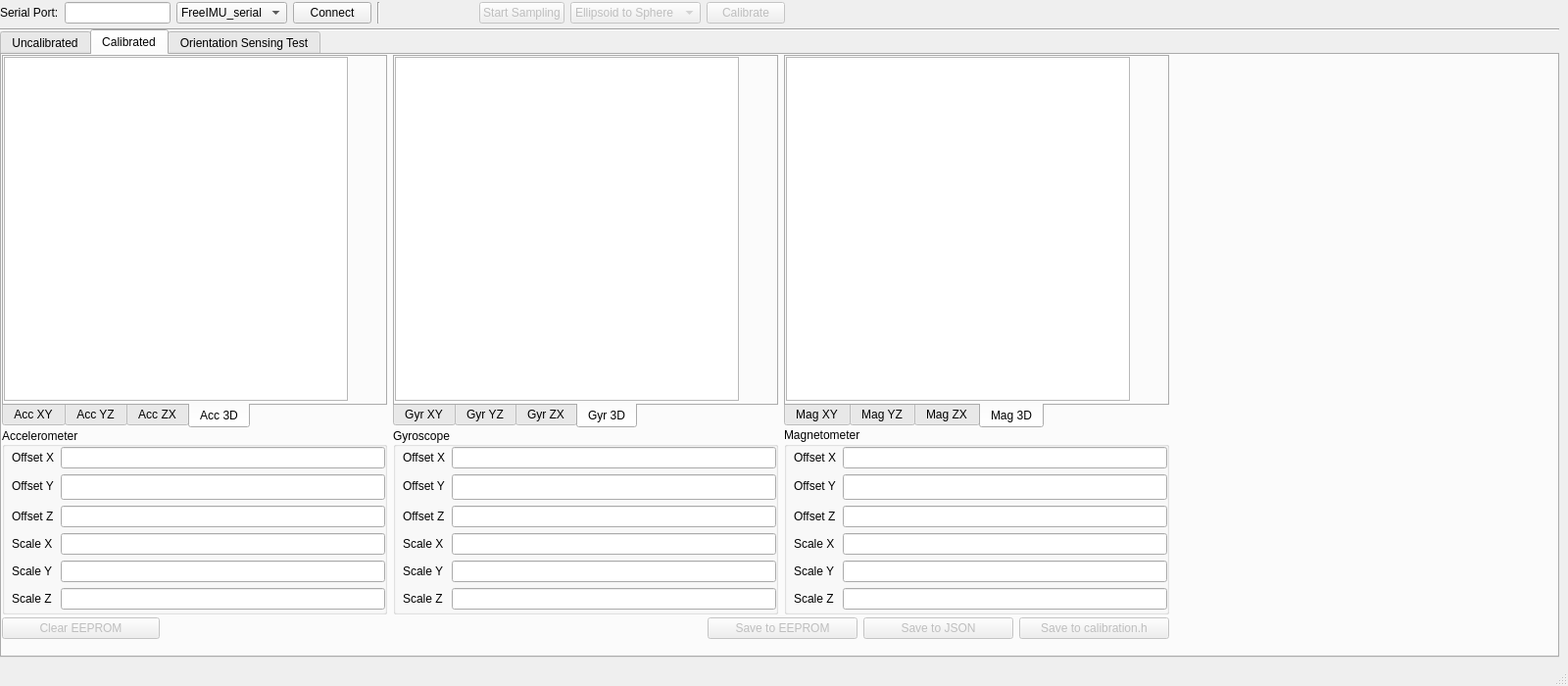
<?xml version="1.0" encoding="UTF-8"?>
<ui version="4.0">
 <class>FreeIMUCal</class>
 <widget class="QMainWindow" name="FreeIMUCal">
  <property name="geometry">
   <rect>
    <x>0</x>
    <y>0</y>
    <width>1600</width>
    <height>700</height>
   </rect>
  </property>
  <property name="sizePolicy">
   <sizepolicy hsizetype="Expanding" vsizetype="Expanding">
    <horstretch>0</horstretch>
    <verstretch>0</verstretch>
   </sizepolicy>
  </property>
  <property name="minimumSize">
   <size>
    <width>1200</width>
    <height>600</height>
   </size>
  </property>
  <property name="maximumSize">
   <size>
    <width>1600</width>
    <height>700</height>
   </size>
  </property>
  <property name="windowTitle">
   <string>FreeIMU Calibration Application</string>
  </property>
  <property name="documentMode">
   <bool>false</bool>
  </property>
  <widget class="QWidget" name="centralwidget">
   <property name="sizePolicy">
    <sizepolicy hsizetype="Maximum" vsizetype="Maximum">
     <horstretch>0</horstretch>
     <verstretch>0</verstretch>
    </sizepolicy>
   </property>
   <widget class="Line" name="line">
    <property name="geometry">
     <rect>
      <x>0</x>
      <y>20</y>
      <width>1591</width>
      <height>20</height>
     </rect>
    </property>
    <property name="orientation">
     <enum>Qt::Horizontal</enum>
    </property>
   </widget>
   <widget class="QWidget" name="gridLayoutWidget">
    <property name="geometry">
     <rect>
      <x>0</x>
      <y>0</y>
      <width>801</width>
      <height>26</height>
     </rect>
    </property>
    <layout class="QGridLayout" name="gridLayout" rowstretch="0">
     <property name="sizeConstraint">
      <enum>QLayout::SetDefaultConstraint</enum>
     </property>
     <item row="0" column="4">
      <widget class="Line" name="line_2">
       <property name="orientation">
        <enum>Qt::Vertical</enum>
       </property>
      </widget>
     </item>
     <item row="0" column="7">
      <widget class="QPushButton" name="samplingToggleButton">
       <property name="enabled">
        <bool>false</bool>
       </property>
       <property name="toolTip">
        <string>Toggle Start/Stop sampling of sensor data from the IMU</string>
       </property>
       <property name="text">
        <string>Start Sampling</string>
       </property>
       <property name="autoDefault">
        <bool>false</bool>
       </property>
       <property name="default">
        <bool>false</bool>
       </property>
       <property name="flat">
        <bool>false</bool>
       </property>
      </widget>
     </item>
     <item row="0" column="1">
      <widget class="QLineEdit" name="serialPortEdit"/>
     </item>
     <item row="0" column="9">
      <widget class="QPushButton" name="calibrateButton">
       <property name="enabled">
        <bool>false</bool>
       </property>
       <property name="toolTip">
        <string>Run calibration algorithm over the data collected</string>
       </property>
       <property name="text">
        <string>Calibrate</string>
       </property>
      </widget>
     </item>
     <item row="0" column="0">
      <widget class="QLabel" name="label">
       <property name="text">
        <string>Serial Port:</string>
       </property>
      </widget>
     </item>
     <item row="0" column="8">
      <widget class="QComboBox" name="calAlgorithmComboBox">
       <property name="enabled">
        <bool>false</bool>
       </property>
       <property name="toolTip">
        <string>&lt;html&gt;&lt;head/&gt;&lt;body&gt;&lt;p&gt;Calibration Algorithm used.&lt;/p&gt;&lt;/body&gt;&lt;/html&gt;</string>
       </property>
       <item>
        <property name="text">
         <string>Ellipsoid to Sphere</string>
        </property>
       </item>
      </widget>
     </item>
     <item row="0" column="3">
      <widget class="QPushButton" name="connectButton">
       <property name="toolTip">
        <string>Connect or Disconnect from the Arduino</string>
       </property>
       <property name="text">
        <string>Connect</string>
       </property>
      </widget>
     </item>
     <item row="0" column="6">
      <spacer name="horizontalSpacer">
       <property name="orientation">
        <enum>Qt::Horizontal</enum>
       </property>
       <property name="sizeHint" stdset="0">
        <size>
         <width>40</width>
         <height>20</height>
        </size>
       </property>
      </spacer>
     </item>
     <item row="0" column="2">
      <widget class="QComboBox" name="serialProtocol">
       <property name="enabled">
        <bool>true</bool>
       </property>
       <property name="toolTip">
        <string>Serial Protocol to Communicate with IMU</string>
       </property>
       <item>
        <property name="text">
         <string>FreeIMU_serial</string>
        </property>
       </item>
       <item>
        <property name="text">
         <string>FreeIMU_ZMQ</string>
        </property>
       </item>
      </widget>
     </item>
    </layout>
   </widget>
   <widget class="QTabWidget" name="tabWidget">
    <property name="geometry">
     <rect>
      <x>0</x>
      <y>30</y>
      <width>1591</width>
      <height>641</height>
     </rect>
    </property>
    <property name="sizePolicy">
     <sizepolicy hsizetype="Expanding" vsizetype="Expanding">
      <horstretch>1</horstretch>
      <verstretch>1</verstretch>
     </sizepolicy>
    </property>
    <property name="currentIndex">
     <number>1</number>
    </property>
    <widget class="QWidget" name="uncalibratedTab">
     <property name="enabled">
      <bool>true</bool>
     </property>
     <property name="sizePolicy">
      <sizepolicy hsizetype="Expanding" vsizetype="Expanding">
       <horstretch>0</horstretch>
       <verstretch>0</verstretch>
      </sizepolicy>
     </property>
     <property name="minimumSize">
      <size>
       <width>0</width>
       <height>0</height>
      </size>
     </property>
     <attribute name="title">
      <string>Uncalibrated</string>
     </attribute>
     <widget class="QWidget" name="gridLayoutWidget_4">
      <property name="geometry">
       <rect>
        <x>0</x>
        <y>10</y>
        <width>1581</width>
        <height>588</height>
       </rect>
      </property>
      <layout class="QGridLayout" name="gridLayout_4" rowstretch="0,0,0,0">
       <property name="sizeConstraint">
        <enum>QLayout::SetDefaultConstraint</enum>
       </property>
       <property name="leftMargin">
        <number>0</number>
       </property>
       <item row="3" column="3">
        <widget class="Line" name="line_4">
         <property name="lineWidth">
          <number>1</number>
         </property>
         <property name="orientation">
          <enum>Qt::Vertical</enum>
         </property>
        </widget>
       </item>
       <item row="3" column="1">
        <widget class="Line" name="line_3">
         <property name="lineWidth">
          <number>1</number>
         </property>
         <property name="orientation">
          <enum>Qt::Vertical</enum>
         </property>
        </widget>
       </item>
       <item row="3" column="6">
        <layout class="QGridLayout" name="gridLayout_3" columnstretch="0,0,0">
         <item row="1" column="0">
          <widget class="PlotWidget" name="magYZ">
           <property name="sizePolicy">
            <sizepolicy hsizetype="Expanding" vsizetype="Expanding">
             <horstretch>1</horstretch>
             <verstretch>1</verstretch>
            </sizepolicy>
           </property>
          </widget>
         </item>
         <item row="1" column="2">
          <widget class="PlotWidget" name="magZX">
           <property name="sizePolicy">
            <sizepolicy hsizetype="Expanding" vsizetype="Expanding">
             <horstretch>1</horstretch>
             <verstretch>1</verstretch>
            </sizepolicy>
           </property>
          </widget>
         </item>
         <item row="0" column="0">
          <widget class="PlotWidget" name="magXY">
           <property name="sizePolicy">
            <sizepolicy hsizetype="Expanding" vsizetype="Expanding">
             <horstretch>1</horstretch>
             <verstretch>1</verstretch>
            </sizepolicy>
           </property>
          </widget>
         </item>
         <item row="0" column="2">
          <widget class="QGroupBox" name="magPlotSettings">
           <property name="sizePolicy">
            <sizepolicy hsizetype="Expanding" vsizetype="Expanding">
             <horstretch>1</horstretch>
             <verstretch>1</verstretch>
            </sizepolicy>
           </property>
           <layout class="QVBoxLayout" name="verticalLayout_4">
            <item>
             <widget class="GLViewWidget" name="mag3D">
              <property name="sizePolicy">
               <sizepolicy hsizetype="Expanding" vsizetype="Expanding">
                <horstretch>0</horstretch>
                <verstretch>1</verstretch>
               </sizepolicy>
              </property>
             </widget>
            </item>
            <item>
             <widget class="QCheckBox" name="magDisplay">
              <property name="enabled">
               <bool>true</bool>
              </property>
              <property name="sizePolicy">
               <sizepolicy hsizetype="Fixed" vsizetype="Fixed">
                <horstretch>0</horstretch>
                <verstretch>0</verstretch>
               </sizepolicy>
              </property>
              <property name="text">
               <string>Magnetometer Display</string>
              </property>
             </widget>
            </item>
            <item>
             <widget class="QCheckBox" name="magRecord">
              <property name="enabled">
               <bool>true</bool>
              </property>
              <property name="sizePolicy">
               <sizepolicy hsizetype="Fixed" vsizetype="Fixed">
                <horstretch>0</horstretch>
                <verstretch>0</verstretch>
               </sizepolicy>
              </property>
              <property name="text">
               <string>Magnetometer Record</string>
              </property>
             </widget>
            </item>
            <item>
             <widget class="QCheckBox" name="magAppend">
              <property name="enabled">
               <bool>true</bool>
              </property>
              <property name="sizePolicy">
               <sizepolicy hsizetype="Fixed" vsizetype="Fixed">
                <horstretch>0</horstretch>
                <verstretch>0</verstretch>
               </sizepolicy>
              </property>
              <property name="text">
               <string>Append</string>
              </property>
             </widget>
            </item>
           </layout>
          </widget>
         </item>
        </layout>
       </item>
       <item row="3" column="2">
        <layout class="QGridLayout" name="gridLayout_7">
         <item row="1" column="2">
          <widget class="PlotWidget" name="gyrZX">
           <property name="sizePolicy">
            <sizepolicy hsizetype="Expanding" vsizetype="Expanding">
             <horstretch>1</horstretch>
             <verstretch>1</verstretch>
            </sizepolicy>
           </property>
          </widget>
         </item>
         <item row="0" column="0">
          <widget class="PlotWidget" name="gyrXY">
           <property name="sizePolicy">
            <sizepolicy hsizetype="Expanding" vsizetype="Expanding">
             <horstretch>1</horstretch>
             <verstretch>1</verstretch>
            </sizepolicy>
           </property>
          </widget>
         </item>
         <item row="1" column="0">
          <widget class="PlotWidget" name="gyrYZ">
           <property name="sizePolicy">
            <sizepolicy hsizetype="Expanding" vsizetype="Expanding">
             <horstretch>1</horstretch>
             <verstretch>1</verstretch>
            </sizepolicy>
           </property>
          </widget>
         </item>
         <item row="0" column="2">
          <widget class="QGroupBox" name="gyrPlotSettings">
           <property name="sizePolicy">
            <sizepolicy hsizetype="Expanding" vsizetype="Expanding">
             <horstretch>1</horstretch>
             <verstretch>1</verstretch>
            </sizepolicy>
           </property>
           <layout class="QVBoxLayout" name="verticalLayout_3">
            <item>
             <widget class="GLViewWidget" name="gyr3D">
              <property name="sizePolicy">
               <sizepolicy hsizetype="Expanding" vsizetype="Expanding">
                <horstretch>0</horstretch>
                <verstretch>1</verstretch>
               </sizepolicy>
              </property>
             </widget>
            </item>
            <item>
             <widget class="QCheckBox" name="gyrDisplay">
              <property name="enabled">
               <bool>true</bool>
              </property>
              <property name="sizePolicy">
               <sizepolicy hsizetype="Fixed" vsizetype="Fixed">
                <horstretch>0</horstretch>
                <verstretch>0</verstretch>
               </sizepolicy>
              </property>
              <property name="text">
               <string>Gyroscope Display</string>
              </property>
             </widget>
            </item>
            <item>
             <widget class="QCheckBox" name="gyrRecord">
              <property name="enabled">
               <bool>true</bool>
              </property>
              <property name="sizePolicy">
               <sizepolicy hsizetype="Fixed" vsizetype="Preferred">
                <horstretch>0</horstretch>
                <verstretch>0</verstretch>
               </sizepolicy>
              </property>
              <property name="text">
               <string>Gyroscope Record</string>
              </property>
             </widget>
            </item>
            <item>
             <widget class="QCheckBox" name="gyrAppend">
              <property name="enabled">
               <bool>true</bool>
              </property>
              <property name="sizePolicy">
               <sizepolicy hsizetype="Fixed" vsizetype="Fixed">
                <horstretch>0</horstretch>
                <verstretch>0</verstretch>
               </sizepolicy>
              </property>
              <property name="text">
               <string>Append</string>
              </property>
             </widget>
            </item>
           </layout>
          </widget>
         </item>
        </layout>
       </item>
       <item row="3" column="0">
        <layout class="QGridLayout" name="gridLayout_5">
         <item row="2" column="2">
          <widget class="PlotWidget" name="accZX">
           <property name="sizePolicy">
            <sizepolicy hsizetype="Expanding" vsizetype="Expanding">
             <horstretch>1</horstretch>
             <verstretch>1</verstretch>
            </sizepolicy>
           </property>
          </widget>
         </item>
         <item row="0" column="0">
          <widget class="PlotWidget" name="accXY">
           <property name="sizePolicy">
            <sizepolicy hsizetype="Expanding" vsizetype="Expanding">
             <horstretch>1</horstretch>
             <verstretch>1</verstretch>
            </sizepolicy>
           </property>
          </widget>
         </item>
         <item row="2" column="0">
          <widget class="PlotWidget" name="accYZ">
           <property name="sizePolicy">
            <sizepolicy hsizetype="Expanding" vsizetype="Expanding">
             <horstretch>1</horstretch>
             <verstretch>1</verstretch>
            </sizepolicy>
           </property>
          </widget>
         </item>
         <item row="0" column="2">
          <widget class="QGroupBox" name="accPlotSettings">
           <property name="sizePolicy">
            <sizepolicy hsizetype="Expanding" vsizetype="Expanding">
             <horstretch>1</horstretch>
             <verstretch>1</verstretch>
            </sizepolicy>
           </property>
           <layout class="QVBoxLayout" name="verticalLayout_2">
            <property name="sizeConstraint">
             <enum>QLayout::SetNoConstraint</enum>
            </property>
            <property name="leftMargin">
             <number>10</number>
            </property>
            <property name="rightMargin">
             <number>1</number>
            </property>
            <item>
             <widget class="GLViewWidget" name="acc3D">
              <property name="sizePolicy">
               <sizepolicy hsizetype="Expanding" vsizetype="Expanding">
                <horstretch>0</horstretch>
                <verstretch>1</verstretch>
               </sizepolicy>
              </property>
             </widget>
            </item>
            <item>
             <widget class="QCheckBox" name="accDisplay">
              <property name="enabled">
               <bool>true</bool>
              </property>
              <property name="sizePolicy">
               <sizepolicy hsizetype="Fixed" vsizetype="Fixed">
                <horstretch>0</horstretch>
                <verstretch>0</verstretch>
               </sizepolicy>
              </property>
              <property name="text">
               <string>Accelerometer Display</string>
              </property>
             </widget>
            </item>
            <item>
             <widget class="QCheckBox" name="accRecord">
              <property name="enabled">
               <bool>true</bool>
              </property>
              <property name="sizePolicy">
               <sizepolicy hsizetype="Fixed" vsizetype="Fixed">
                <horstretch>0</horstretch>
                <verstretch>0</verstretch>
               </sizepolicy>
              </property>
              <property name="text">
               <string>Accelerometer Record</string>
              </property>
             </widget>
            </item>
            <item alignment="Qt::AlignTop">
             <widget class="QCheckBox" name="accAppend">
              <property name="enabled">
               <bool>true</bool>
              </property>
              <property name="sizePolicy">
               <sizepolicy hsizetype="Fixed" vsizetype="Fixed">
                <horstretch>0</horstretch>
                <verstretch>0</verstretch>
               </sizepolicy>
              </property>
              <property name="text">
               <string>Append</string>
              </property>
             </widget>
            </item>
           </layout>
          </widget>
         </item>
        </layout>
       </item>
      </layout>
     </widget>
    </widget>
    <widget class="QWidget" name="calibratedTab">
     <property name="sizePolicy">
      <sizepolicy hsizetype="Expanding" vsizetype="Expanding">
       <horstretch>0</horstretch>
       <verstretch>0</verstretch>
      </sizepolicy>
     </property>
     <attribute name="title">
      <string>Calibrated</string>
     </attribute>
     <widget class="QWidget" name="horizontalLayoutWidget">
      <property name="geometry">
       <rect>
        <x>0</x>
        <y>380</y>
        <width>1191</width>
        <height>191</height>
       </rect>
      </property>
      <layout class="QHBoxLayout" name="horizontalLayout">
       <item>
        <widget class="QGroupBox" name="groupBox">
         <property name="title">
          <string>Accelerometer</string>
         </property>
         <property name="alignment">
          <set>Qt::AlignLeading|Qt::AlignLeft|Qt::AlignVCenter</set>
         </property>
         <property name="flat">
          <bool>false</bool>
         </property>
         <property name="checkable">
          <bool>false</bool>
         </property>
         <widget class="QWidget" name="layoutWidget">
          <property name="geometry">
           <rect>
            <x>10</x>
            <y>20</y>
            <width>381</width>
            <height>166</height>
           </rect>
          </property>
          <layout class="QFormLayout" name="formLayout_3">
           <property name="sizeConstraint">
            <enum>QLayout::SetNoConstraint</enum>
           </property>
           <property name="fieldGrowthPolicy">
            <enum>QFormLayout::ExpandingFieldsGrow</enum>
           </property>
           <property name="labelAlignment">
            <set>Qt::AlignLeading|Qt::AlignLeft|Qt::AlignVCenter</set>
           </property>
           <item row="0" column="0">
            <widget class="QLabel" name="label_14">
             <property name="text">
              <string>Offset X</string>
             </property>
            </widget>
           </item>
           <item row="0" column="1">
            <widget class="QLineEdit" name="calRes_acc_OSx"/>
           </item>
           <item row="1" column="0">
            <widget class="QLabel" name="label_15">
             <property name="text">
              <string>Offset Y</string>
             </property>
            </widget>
           </item>
           <item row="1" column="1">
            <widget class="QLineEdit" name="calRes_acc_OSy">
             <property name="sizePolicy">
              <sizepolicy hsizetype="Expanding" vsizetype="Expanding">
               <horstretch>0</horstretch>
               <verstretch>0</verstretch>
              </sizepolicy>
             </property>
            </widget>
           </item>
           <item row="2" column="0">
            <widget class="QLabel" name="label_16">
             <property name="text">
              <string>Offset Z</string>
             </property>
            </widget>
           </item>
           <item row="2" column="1">
            <widget class="QLineEdit" name="calRes_acc_OSz"/>
           </item>
           <item row="3" column="0">
            <widget class="QLabel" name="label_17">
             <property name="text">
              <string>Scale X</string>
             </property>
            </widget>
           </item>
           <item row="3" column="1">
            <widget class="QLineEdit" name="calRes_acc_SCx"/>
           </item>
           <item row="4" column="0">
            <widget class="QLabel" name="label_18">
             <property name="text">
              <string>Scale Y</string>
             </property>
            </widget>
           </item>
           <item row="4" column="1">
            <widget class="QLineEdit" name="calRes_acc_SCy"/>
           </item>
           <item row="5" column="0">
            <widget class="QLabel" name="label_19">
             <property name="text">
              <string>Scale Z</string>
             </property>
            </widget>
           </item>
           <item row="5" column="1">
            <widget class="QLineEdit" name="calRes_acc_SCz"/>
           </item>
          </layout>
         </widget>
        </widget>
       </item>
       <item>
        <layout class="QHBoxLayout" name="horizontalLayout_5">
         <item>
          <widget class="QGroupBox" name="groupBox_3">
           <property name="title">
            <string>Gyroscope</string>
           </property>
           <property name="alignment">
            <set>Qt::AlignLeading|Qt::AlignLeft|Qt::AlignVCenter</set>
           </property>
           <property name="flat">
            <bool>false</bool>
           </property>
           <property name="checkable">
            <bool>false</bool>
           </property>
           <widget class="QWidget" name="layoutWidget_3">
            <property name="geometry">
             <rect>
              <x>10</x>
              <y>20</y>
              <width>381</width>
              <height>166</height>
             </rect>
            </property>
            <layout class="QFormLayout" name="formLayout_4">
             <property name="sizeConstraint">
              <enum>QLayout::SetNoConstraint</enum>
             </property>
             <property name="fieldGrowthPolicy">
              <enum>QFormLayout::ExpandingFieldsGrow</enum>
             </property>
             <property name="labelAlignment">
              <set>Qt::AlignLeading|Qt::AlignLeft|Qt::AlignVCenter</set>
             </property>
             <item row="0" column="0">
              <widget class="QLabel" name="label_20">
               <property name="text">
                <string>Offset X</string>
               </property>
              </widget>
             </item>
             <item row="0" column="1">
              <widget class="QLineEdit" name="calRes_gyr_OSx"/>
             </item>
             <item row="1" column="0">
              <widget class="QLabel" name="label_21">
               <property name="text">
                <string>Offset Y</string>
               </property>
              </widget>
             </item>
             <item row="1" column="1">
              <widget class="QLineEdit" name="calRes_gyr_OSy">
               <property name="sizePolicy">
                <sizepolicy hsizetype="Expanding" vsizetype="Expanding">
                 <horstretch>0</horstretch>
                 <verstretch>0</verstretch>
                </sizepolicy>
               </property>
              </widget>
             </item>
             <item row="2" column="0">
              <widget class="QLabel" name="label_22">
               <property name="text">
                <string>Offset Z</string>
               </property>
              </widget>
             </item>
             <item row="2" column="1">
              <widget class="QLineEdit" name="calRes_gyr_OSz"/>
             </item>
             <item row="3" column="0">
              <widget class="QLabel" name="label_23">
               <property name="text">
                <string>Scale X</string>
               </property>
              </widget>
             </item>
             <item row="3" column="1">
              <widget class="QLineEdit" name="calRes_gyr_SCx"/>
             </item>
             <item row="4" column="0">
              <widget class="QLabel" name="label_24">
               <property name="text">
                <string>Scale Y</string>
               </property>
              </widget>
             </item>
             <item row="4" column="1">
              <widget class="QLineEdit" name="calRes_gyr_SCy"/>
             </item>
             <item row="5" column="0">
              <widget class="QLabel" name="label_25">
               <property name="text">
                <string>Scale Z</string>
               </property>
              </widget>
             </item>
             <item row="5" column="1">
              <widget class="QLineEdit" name="calRes_gyr_SCz"/>
             </item>
            </layout>
           </widget>
          </widget>
         </item>
        </layout>
       </item>
       <item>
        <widget class="QGroupBox" name="groupBox_2">
         <property name="title">
          <string>Magnetometer</string>
         </property>
         <widget class="QWidget" name="layoutWidget_2">
          <property name="geometry">
           <rect>
            <x>10</x>
            <y>20</y>
            <width>381</width>
            <height>166</height>
           </rect>
          </property>
          <layout class="QFormLayout" name="formLayout_5">
           <property name="sizeConstraint">
            <enum>QLayout::SetNoConstraint</enum>
           </property>
           <property name="fieldGrowthPolicy">
            <enum>QFormLayout::ExpandingFieldsGrow</enum>
           </property>
           <property name="labelAlignment">
            <set>Qt::AlignLeading|Qt::AlignLeft|Qt::AlignVCenter</set>
           </property>
           <item row="0" column="0">
            <widget class="QLabel" name="label_27">
             <property name="text">
              <string>Offset X</string>
             </property>
            </widget>
           </item>
           <item row="0" column="1">
            <widget class="QLineEdit" name="calRes_mag_OSx"/>
           </item>
           <item row="1" column="0">
            <widget class="QLabel" name="label_28">
             <property name="text">
              <string>Offset Y</string>
             </property>
            </widget>
           </item>
           <item row="1" column="1">
            <widget class="QLineEdit" name="calRes_mag_OSy">
             <property name="sizePolicy">
              <sizepolicy hsizetype="Expanding" vsizetype="Expanding">
               <horstretch>0</horstretch>
               <verstretch>0</verstretch>
              </sizepolicy>
             </property>
            </widget>
           </item>
           <item row="2" column="0">
            <widget class="QLabel" name="label_29">
             <property name="text">
              <string>Offset Z</string>
             </property>
            </widget>
           </item>
           <item row="2" column="1">
            <widget class="QLineEdit" name="calRes_mag_OSz"/>
           </item>
           <item row="3" column="0">
            <widget class="QLabel" name="label_30">
             <property name="text">
              <string>Scale X</string>
             </property>
            </widget>
           </item>
           <item row="3" column="1">
            <widget class="QLineEdit" name="calRes_mag_SCx"/>
           </item>
           <item row="4" column="0">
            <widget class="QLabel" name="label_31">
             <property name="text">
              <string>Scale Y</string>
             </property>
            </widget>
           </item>
           <item row="4" column="1">
            <widget class="QLineEdit" name="calRes_mag_SCy"/>
           </item>
           <item row="5" column="0">
            <widget class="QLabel" name="label_32">
             <property name="text">
              <string>Scale Z</string>
             </property>
            </widget>
           </item>
           <item row="5" column="1">
            <widget class="QLineEdit" name="calRes_mag_SCz"/>
           </item>
          </layout>
         </widget>
        </widget>
       </item>
      </layout>
     </widget>
     <widget class="QWidget" name="horizontalLayoutWidget_2">
      <property name="geometry">
       <rect>
        <x>720</x>
        <y>570</y>
        <width>471</width>
        <height>31</height>
       </rect>
      </property>
      <layout class="QHBoxLayout" name="horizontalLayout_2">
       <item>
        <widget class="QPushButton" name="saveCalibrationEEPROMButton">
         <property name="enabled">
          <bool>false</bool>
         </property>
         <property name="toolTip">
          <string>Store the calibration parameters to the microcontroller EEPROM</string>
         </property>
         <property name="text">
          <string>Save to EEPROM</string>
         </property>
        </widget>
       </item>
       <item>
        <widget class="QPushButton" name="saveCalibrationJSONButton">
         <property name="enabled">
          <bool>false</bool>
         </property>
         <property name="toolTip">
          <string>Store the calibration parameters to the microcontroller EEPROM</string>
         </property>
         <property name="text">
          <string>Save to JSON</string>
         </property>
        </widget>
       </item>
       <item>
        <widget class="QPushButton" name="saveCalibrationHeaderButton">
         <property name="enabled">
          <bool>false</bool>
         </property>
         <property name="toolTip">
          <string>Store the calibration parameters in an header .h file. When such header is active the EEPROM calibration storage code is disabled thus saving program and data memory.</string>
         </property>
         <property name="text">
          <string>Save to calibration.h</string>
         </property>
        </widget>
       </item>
      </layout>
     </widget>
     <widget class="QWidget" name="horizontalLayoutWidget_3">
      <property name="geometry">
       <rect>
        <x>0</x>
        <y>0</y>
        <width>1191</width>
        <height>381</height>
       </rect>
      </property>
      <layout class="QHBoxLayout" name="horizontalLayout_3">
       <item>
        <widget class="QTabWidget" name="tabWidget_2">
         <property name="tabPosition">
          <enum>QTabWidget::South</enum>
         </property>
         <property name="tabShape">
          <enum>QTabWidget::Rounded</enum>
         </property>
         <property name="currentIndex">
          <number>3</number>
         </property>
         <property name="usesScrollButtons">
          <bool>true</bool>
         </property>
         <property name="documentMode">
          <bool>false</bool>
         </property>
         <property name="tabsClosable">
          <bool>false</bool>
         </property>
         <property name="movable">
          <bool>false</bool>
         </property>
         <widget class="QWidget" name="tab">
          <attribute name="title">
           <string>Acc XY</string>
          </attribute>
          <widget class="PlotWidget" name="accXY_cal">
           <property name="geometry">
            <rect>
             <x>0</x>
             <y>0</y>
             <width>351</width>
             <height>351</height>
            </rect>
           </property>
           <property name="sizePolicy">
            <sizepolicy hsizetype="Expanding" vsizetype="Expanding">
             <horstretch>0</horstretch>
             <verstretch>1</verstretch>
            </sizepolicy>
           </property>
          </widget>
         </widget>
         <widget class="QWidget" name="tab_4">
          <attribute name="title">
           <string>Acc YZ</string>
          </attribute>
          <widget class="PlotWidget" name="accYZ_cal">
           <property name="geometry">
            <rect>
             <x>0</x>
             <y>0</y>
             <width>351</width>
             <height>351</height>
            </rect>
           </property>
           <property name="sizePolicy">
            <sizepolicy hsizetype="Expanding" vsizetype="Expanding">
             <horstretch>0</horstretch>
             <verstretch>1</verstretch>
            </sizepolicy>
           </property>
          </widget>
         </widget>
         <widget class="QWidget" name="tab_3">
          <attribute name="title">
           <string>Acc ZX</string>
          </attribute>
          <widget class="PlotWidget" name="accZX_cal">
           <property name="geometry">
            <rect>
             <x>0</x>
             <y>0</y>
             <width>351</width>
             <height>351</height>
            </rect>
           </property>
           <property name="sizePolicy">
            <sizepolicy hsizetype="Expanding" vsizetype="Expanding">
             <horstretch>0</horstretch>
             <verstretch>1</verstretch>
            </sizepolicy>
           </property>
          </widget>
         </widget>
         <widget class="QWidget" name="tab_7">
          <attribute name="title">
           <string>Acc 3D</string>
          </attribute>
          <widget class="GLViewWidget" name="acc3D_cal">
           <property name="geometry">
            <rect>
             <x>0</x>
             <y>0</y>
             <width>351</width>
             <height>351</height>
            </rect>
           </property>
           <property name="sizePolicy">
            <sizepolicy hsizetype="Expanding" vsizetype="Expanding">
             <horstretch>1</horstretch>
             <verstretch>1</verstretch>
            </sizepolicy>
           </property>
          </widget>
         </widget>
        </widget>
       </item>
       <item>
        <widget class="QTabWidget" name="tabWidget_4">
         <property name="tabPosition">
          <enum>QTabWidget::South</enum>
         </property>
         <property name="tabShape">
          <enum>QTabWidget::Rounded</enum>
         </property>
         <property name="currentIndex">
          <number>3</number>
         </property>
         <property name="usesScrollButtons">
          <bool>true</bool>
         </property>
         <property name="documentMode">
          <bool>false</bool>
         </property>
         <property name="tabsClosable">
          <bool>false</bool>
         </property>
         <property name="movable">
          <bool>false</bool>
         </property>
         <widget class="QWidget" name="tab_10">
          <attribute name="title">
           <string>Gyr XY</string>
          </attribute>
          <widget class="PlotWidget" name="gyrXY_cal">
           <property name="geometry">
            <rect>
             <x>0</x>
             <y>0</y>
             <width>351</width>
             <height>351</height>
            </rect>
           </property>
           <property name="sizePolicy">
            <sizepolicy hsizetype="Expanding" vsizetype="Expanding">
             <horstretch>0</horstretch>
             <verstretch>1</verstretch>
            </sizepolicy>
           </property>
          </widget>
         </widget>
         <widget class="QWidget" name="tab_11">
          <attribute name="title">
           <string>Gyr YZ</string>
          </attribute>
          <widget class="PlotWidget" name="gyrYZ_cal">
           <property name="geometry">
            <rect>
             <x>0</x>
             <y>0</y>
             <width>351</width>
             <height>351</height>
            </rect>
           </property>
           <property name="sizePolicy">
            <sizepolicy hsizetype="Expanding" vsizetype="Expanding">
             <horstretch>0</horstretch>
             <verstretch>1</verstretch>
            </sizepolicy>
           </property>
          </widget>
         </widget>
         <widget class="QWidget" name="tab_12">
          <attribute name="title">
           <string>Gyr ZX</string>
          </attribute>
          <widget class="PlotWidget" name="gyrZX_cal">
           <property name="geometry">
            <rect>
             <x>0</x>
             <y>0</y>
             <width>351</width>
             <height>351</height>
            </rect>
           </property>
           <property name="sizePolicy">
            <sizepolicy hsizetype="Expanding" vsizetype="Expanding">
             <horstretch>0</horstretch>
             <verstretch>1</verstretch>
            </sizepolicy>
           </property>
          </widget>
         </widget>
         <widget class="QWidget" name="tab_13">
          <attribute name="title">
           <string>Gyr 3D</string>
          </attribute>
          <widget class="GLViewWidget" name="gyr3D_cal">
           <property name="geometry">
            <rect>
             <x>0</x>
             <y>0</y>
             <width>351</width>
             <height>351</height>
            </rect>
           </property>
           <property name="sizePolicy">
            <sizepolicy hsizetype="Expanding" vsizetype="Expanding">
             <horstretch>1</horstretch>
             <verstretch>1</verstretch>
            </sizepolicy>
           </property>
          </widget>
         </widget>
        </widget>
       </item>
       <item>
        <widget class="QTabWidget" name="tabWidget_3">
         <property name="tabPosition">
          <enum>QTabWidget::South</enum>
         </property>
         <property name="tabShape">
          <enum>QTabWidget::Rounded</enum>
         </property>
         <property name="currentIndex">
          <number>3</number>
         </property>
         <property name="usesScrollButtons">
          <bool>true</bool>
         </property>
         <property name="documentMode">
          <bool>false</bool>
         </property>
         <property name="tabsClosable">
          <bool>false</bool>
         </property>
         <property name="movable">
          <bool>false</bool>
         </property>
         <widget class="QWidget" name="tab_2">
          <attribute name="title">
           <string>Mag XY</string>
          </attribute>
          <widget class="PlotWidget" name="magXY_cal">
           <property name="geometry">
            <rect>
             <x>0</x>
             <y>0</y>
             <width>351</width>
             <height>351</height>
            </rect>
           </property>
           <property name="sizePolicy">
            <sizepolicy hsizetype="Expanding" vsizetype="Expanding">
             <horstretch>0</horstretch>
             <verstretch>1</verstretch>
            </sizepolicy>
           </property>
          </widget>
         </widget>
         <widget class="QWidget" name="tab_5">
          <attribute name="title">
           <string>Mag YZ</string>
          </attribute>
          <widget class="PlotWidget" name="magYZ_cal">
           <property name="geometry">
            <rect>
             <x>0</x>
             <y>0</y>
             <width>351</width>
             <height>351</height>
            </rect>
           </property>
           <property name="sizePolicy">
            <sizepolicy hsizetype="Expanding" vsizetype="Expanding">
             <horstretch>0</horstretch>
             <verstretch>1</verstretch>
            </sizepolicy>
           </property>
          </widget>
         </widget>
         <widget class="QWidget" name="tab_6">
          <attribute name="title">
           <string>Mag ZX</string>
          </attribute>
          <widget class="PlotWidget" name="magZX_cal">
           <property name="geometry">
            <rect>
             <x>0</x>
             <y>0</y>
             <width>351</width>
             <height>351</height>
            </rect>
           </property>
           <property name="sizePolicy">
            <sizepolicy hsizetype="Expanding" vsizetype="Expanding">
             <horstretch>0</horstretch>
             <verstretch>1</verstretch>
            </sizepolicy>
           </property>
          </widget>
         </widget>
         <widget class="QWidget" name="tab_8">
          <attribute name="title">
           <string>Mag 3D</string>
          </attribute>
          <widget class="GLViewWidget" name="mag3D_cal">
           <property name="geometry">
            <rect>
             <x>0</x>
             <y>0</y>
             <width>351</width>
             <height>351</height>
            </rect>
           </property>
           <property name="sizePolicy">
            <sizepolicy hsizetype="Expanding" vsizetype="Expanding">
             <horstretch>1</horstretch>
             <verstretch>1</verstretch>
            </sizepolicy>
           </property>
          </widget>
         </widget>
        </widget>
       </item>
      </layout>
     </widget>
     <widget class="QWidget" name="horizontalLayoutWidget_4">
      <property name="geometry">
       <rect>
        <x>0</x>
        <y>570</y>
        <width>161</width>
        <height>31</height>
       </rect>
      </property>
      <layout class="QHBoxLayout" name="horizontalLayout_4">
       <item>
        <widget class="QPushButton" name="clearCalibrationEEPROMButton">
         <property name="enabled">
          <bool>false</bool>
         </property>
         <property name="toolTip">
          <string>&lt;html&gt;&lt;head/&gt;&lt;body&gt;&lt;p&gt;Clear any calibration parameter from the microcontroller EEPROM&lt;/p&gt;&lt;/body&gt;&lt;/html&gt;</string>
         </property>
         <property name="text">
          <string>Clear EEPROM</string>
         </property>
        </widget>
       </item>
      </layout>
     </widget>
    </widget>
    <widget class="QWidget" name="orientationSensingTab">
     <property name="sizePolicy">
      <sizepolicy hsizetype="Expanding" vsizetype="Expanding">
       <horstretch>0</horstretch>
       <verstretch>0</verstretch>
      </sizepolicy>
     </property>
     <attribute name="title">
      <string>Orientation Sensing Test</string>
     </attribute>
     <widget class="QLabel" name="label_4">
      <property name="geometry">
       <rect>
        <x>290</x>
        <y>270</y>
        <width>261</width>
        <height>16</height>
       </rect>
      </property>
      <property name="text">
       <string>To Be Implemented</string>
      </property>
     </widget>
    </widget>
   </widget>
  </widget>
  <widget class="QStatusBar" name="statusbar"/>
 </widget>
 <customwidgets>
  <customwidget>
   <class>PlotWidget</class>
   <extends>QGraphicsView</extends>
   <header>pyqtgraph</header>
  </customwidget>
  <customwidget>
   <class>GLViewWidget</class>
   <extends>QGraphicsView</extends>
   <header>pyqtgraph.opengl</header>
  </customwidget>
 </customwidgets>
 <resources/>
 <connections/>
</ui>
